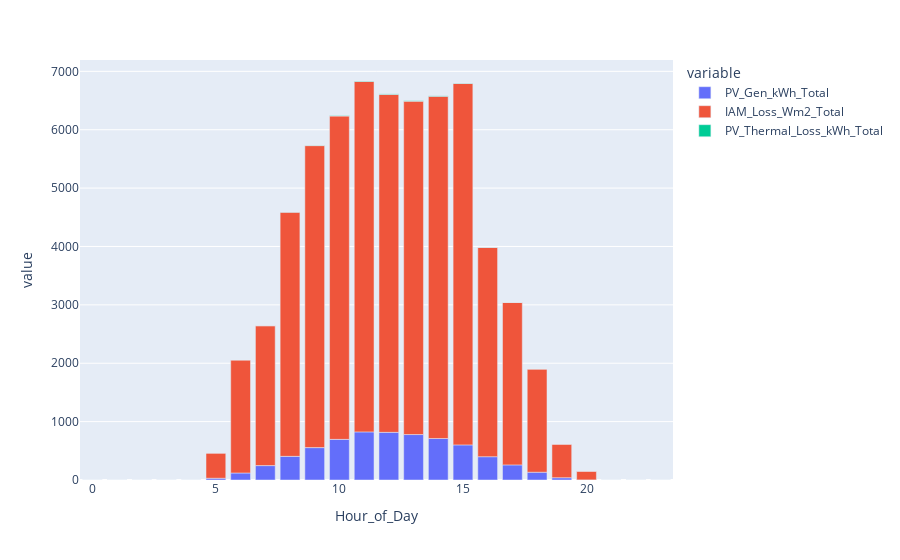

Write notebook code for a chart like this one.
### Code cell
px.bar(pv_model.summary_grouped.hourly[["PV_Gen_kWh_Total", "IAM_Loss_Wm2_Total", "PV_Thermal_Loss_kWh_Total"]])

### Figure 1 — Plotly figure (JSON) as saved in the notebook; plotly's stock layout.template omitted (floating-point values rounded to 4 significant figures)
{"data": [{"alignmentgroup": "True", "hovertemplate": "variable=PV_Gen_kWh_Total<br>Hour_of_Day=%{x}<br>value=%{y}<extra></extra>", "legendgroup": "PV_Gen_kWh_Total", "marker": {"color": "#636efa", "pattern": {"shape": ""}}, "name": "PV_Gen_kWh_Total", "offsetgroup": "PV_Gen_kWh_Total", "orientation": "v", "showlegend": true, "textposition": "auto", "type": "bar", "x": [0, 1, 2, 3, 4, 5, 6, 7, 8, 9, 10, 11, 12, 13, 14, 15, 16, 17, 18, 19, 20, 21, 22, 23], "xaxis": "x", "y": [0, 0, 0, 0, 0, 30.1, 120.1, 246.7, 405.0, 554.7, 696.1, 824.2, 816.2, 778.4, 711.1, 601.4, 399.3, 259.0, 133.1, 38.86, 1.721, 0, 0, 0], "yaxis": "y"}, {"alignmentgroup": "True", "hovertemplate": "variable=IAM_Loss_Wm2_Total<br>Hour_of_Day=%{x}<br>value=%{y}<extra></extra>", "legendgroup": "IAM_Loss_Wm2_Total", "marker": {"color": "#EF553B", "pattern": {"shape": ""}}, "name": "IAM_Loss_Wm2_Total", "offsetgroup": "IAM_Loss_Wm2_Total", "orientation": "v", "showlegend": true, "textposition": "auto", "type": "bar", "x": [0, 1, 2, 3, 4, 5, 6, 7, 8, 9, 10, 11, 12, 13, 14, 15, 16, 17, 18, 19, 20, 21, 22, 23], "xaxis": "x", "y": [0, 0, 0, 0, 0, 431.3, 1936.0, 2396.0, 4183.0, 5173.0, 5539.0, 6003.0, 5789.0, 5711.0, 5861.0, 6191.0, 3585.0, 2781.0, 1768.0, 575.2, 149.4, 0, 0, 0], "yaxis": "y"}, {"alignmentgroup": "True", "hovertemplate": "variable=PV_Thermal_Loss_kWh_Total<br>Hour_of_Day=%{x}<br>value=%{y}<extra></extra>", "legendgroup": "PV_Thermal_Loss_kWh_Total", "marker": {"color": "#00cc96", "pattern": {"shape": ""}}, "name": "PV_Thermal_Loss_kWh_Total", "offsetgroup": "PV_Thermal_Loss_kWh_Total", "orientation": "v", "showlegend": true, "textposition": "auto", "type": "bar", "x": [0, 1, 2, 3, 4, 5, 6, 7, 8, 9, 10, 11, 12, 13, 14, 15, 16, 17, 18, 19, 20, 21, 22, 23], "xaxis": "x", "y": [0, 0, 0, 0, 0, 0, 0.018, 0.417, 1.556, 3.533, 6.164, 7.796, 8.279, 7.393, 7.436, 5.565, 2.285, 0.908, 0.128, 0, 0, 0, 0, 0], "yaxis": "y"}], "layout": {"barmode": "relative", "legend": {"title": {"text": "variable"}, "tracegroupgap": 0}, "margin": {"t": 60}, "xaxis": {"anchor": "y", "domain": [0, 1], "title": {"text": "Hour_of_Day"}}, "yaxis": {"anchor": "x", "domain": [0, 1], "title": {"text": "value"}}}}
